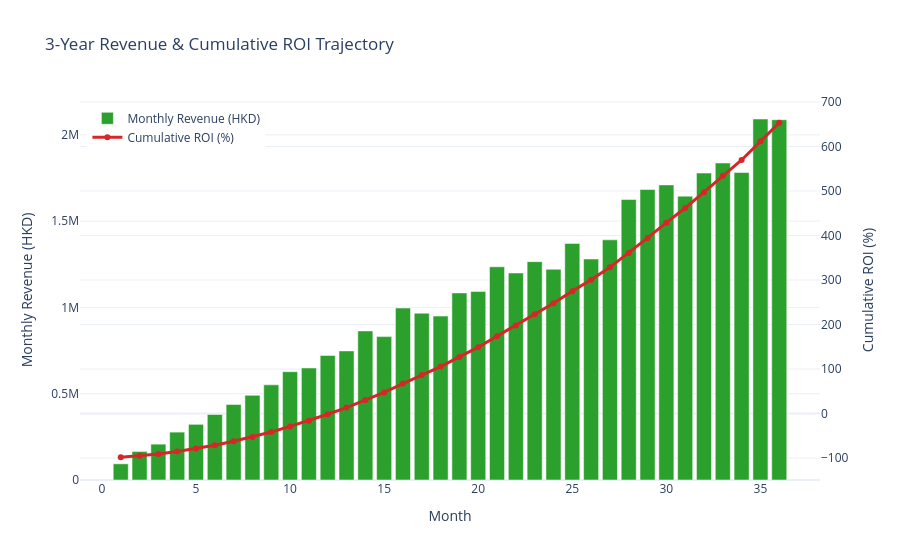

The code cell stored with this chart in its notebook:
### Markdown cell above
# [Cell 6] Revenue & Cumulative ROI Dual Axis Trajectory

### Code cell
# Cell 6: Financial ROI Trajectory
fig4 = go.Figure()
fig4.add_trace(go.Bar(x=df4['month'], y=df4['monthly_revenue_hkd'], name="Monthly Revenue (HKD)", marker_color='#2ca02c'))
fig4.add_trace(go.Scatter(x=df4['month'], y=df4['cumulative_roi_pct'], name="Cumulative ROI (%)", yaxis="y2", mode='lines+markers', line=dict(color='#d62728', width=3)))

fig4.update_layout(
    title="3-Year Revenue & Cumulative ROI Trajectory",
    xaxis=dict(title="Month"),
    yaxis=dict(title="Monthly Revenue (HKD)"),
    yaxis2=dict(title="Cumulative ROI (%)", overlaying="y", side="right"),
    legend=dict(x=0.01, y=0.99)
)
fig4.show()

### Figure 1 — Plotly figure (JSON) as saved in the notebook; plotly's stock layout.template omitted (floating-point values rounded to 4 significant figures)
{"data": [{"marker": {"color": "#2ca02c"}, "name": "Monthly Revenue (HKD)", "type": "bar", "x": [1, 2, 3, 4, 5, 6, 7, 8, 9, 10, 11, 12, 13, 14, 15, 16, 17, 18, 19, 20, 21, 22, 23, 24, 25, 26, 27, 28, 29, 30, 31, 32, 33, 34, 35, 36], "y": [93740.0, 165400.0, 207700.0, 277500.0, 322600.0, 379900.0, 437800.0, 490700.0, 551500.0, 627700.0, 649200.0, 721900.0, 748100.0, 863700.0, 830900.0, 996600.0, 966600.0, 949700.0, 1084000.0, 1093000.0, 1236000.0, 1200000.0, 1265000.0, 1221000.0, 1371000.0, 1281000.0, 1392000.0, 1625000.0, 1684000.0, 1710000.0, 1645000.0, 1779000.0, 1837000.0, 1782000.0, 2092000.0, 2088000.0]}, {"line": {"color": "#d62728", "width": 3}, "mode": "lines+markers", "name": "Cumulative ROI (%)", "type": "scatter", "x": [1, 2, 3, 4, 5, 6, 7, 8, 9, 10, 11, 12, 13, 14, 15, 16, 17, 18, 19, 20, 21, 22, 23, 24, 25, 26, 27, 28, 29, 30, 31, 32, 33, 34, 35, 36], "y": [-98.13, -94.82, -90.66, -85.11, -78.66, -71.06, -62.3, -52.49, -41.46, -28.91, -15.92, -1.49, 13.47, 30.75, 47.37, 67.3, 86.63, 105.6, 127.3, 149.2, 173.9, 197.9, 223.2, 247.6, 275.0, 300.6, 328.5, 361.0, 394.6, 428.8, 461.7, 497.3, 534.0, 569.7, 611.5, 653.3], "yaxis": "y2"}], "layout": {"legend": {"x": 0.01, "y": 0.99}, "title": {"text": "3-Year Revenue & Cumulative ROI Trajectory"}, "xaxis": {"title": {"text": "Month"}}, "yaxis": {"title": {"text": "Monthly Revenue (HKD)"}}, "yaxis2": {"overlaying": "y", "side": "right", "title": {"text": "Cumulative ROI (%)"}}}}
